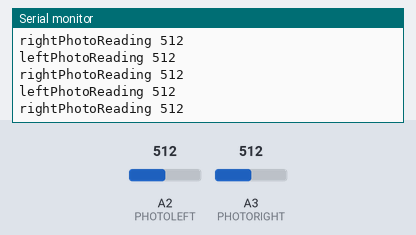
A sketch run on a simulated Arduino Uno, built with avr-gcc and run on an emulated ATmega328P. Parts: the last lines printed to the serial monitor. The inputs (shaded band) are chosen by the test bench; at power-on: A2 (PHOTOLEFT) = 512, A3 (PHOTORIGHT) = 512.

Above: at 1.2 s.
1.3 s: A2 (PHOTOLEFT) set to 716
At 1.72 s:
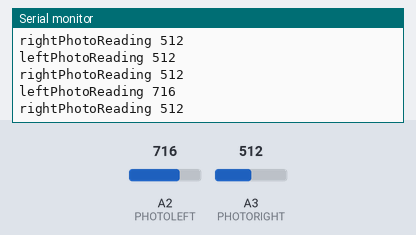
2.8 s: A3 (PHOTORIGHT) set to 716
At 3.23 s:
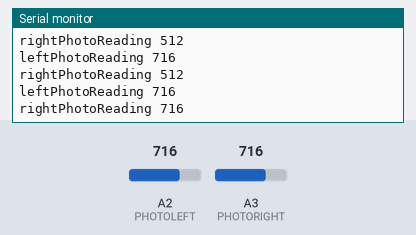
4.3 s: A2 (PHOTOLEFT) set to 900
At 4.43 s:
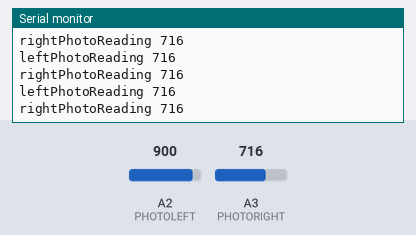
5.8 s: A3 (PHOTORIGHT) set to 900
At 5.93 s:
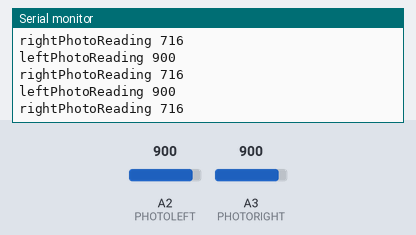
Timing chart, 0 to 8.3 s (numbered marks = the images above; inputs shaded):
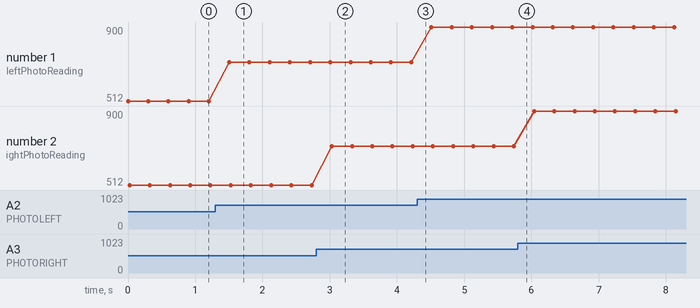

The sketch:

ThirdSketch.ino
```cpp
int leftPhotoReading;
int rightPhotoReading;
const int PHOTOLEFT = 2;
const int PHOTORIGHT = 3;

void setup()
{
  Serial.begin(9600);
}

void loop()
{
  leftPhotoReading = analogRead(PHOTOLEFT);
  rightPhotoReading = analogRead(PHOTORIGHT);

  Serial.print("leftPhotoReading ");
  Serial.println(leftPhotoReading);

  Serial.print("rightPhotoReading ");
  Serial.println(rightPhotoReading);

  delay(300);
}
```

Measured:
- after the input at 1.3 s, the serial monitor: prints a new line after 0.20 s (image 1)
- after the input at 2.8 s, the serial monitor: prints a new line after 0.23 s (image 2)
- plotted number 1: 512 → 716 after the input at 1.3 s, 716 → 900 after the input at 4.3 s
